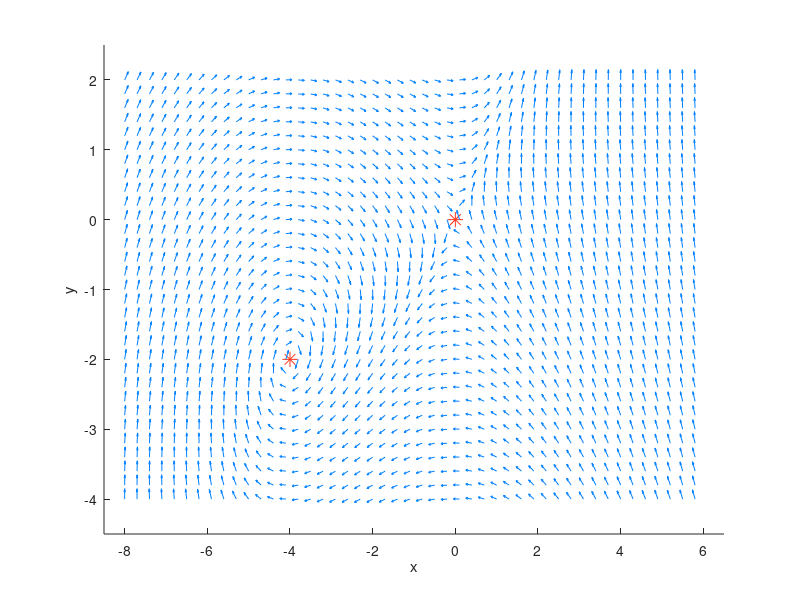

Write the MATLAB code that produced this figure. (Note: this script raises an error after producing the figure.)
function PointMovementInPhasePlane
    % maximum t, t is in [0, 8];
    tmax = 8;
    
    % fixed points are (0, 0) and (-4, -2)
    % D = [-8, 6] x [-4, 2] seems like the perfect rectangle
    % x in [-8, 6]
    xmin = -8;
    xmax = 6;
    % y in [-4, 2]
    ymin = -4;
    ymax = 2;
    
    % x in [xmin, xmax] with step 0.3
    x = xmin:0.3:xmax;
    % y in [ymin, ymax] with step 0.2
    y = ymin:0.2:ymax;
    
    % axis offset for beauty
    offset = 0.5;
    % draw x-axis and y-axis
    axis([xmin - offset xmax + offset ymin - offset ymax + offset]);
    % ensure all plots remain
    hold on;
    % label the x-axis
    xlabel('x');
    % label the y-axis
    ylabel('y');
    
    % plot the fixed point (0, 0) with * (Asterisk) as marker in red
    plot(0, 0, 'Marker', '*', 'MarkerSize', 11, 'Color', [1, 0.2, 0.1]);
    % plot the fixed point (-4, -2) with * (Asterisk) as marker in red
    plot(-4, -2, 'Marker', '*', 'MarkerSize', 11, 'Color', [1, 0.2, 0.1]);
    
    % dx/dt = f1(x, y) = -2x + 4y
    f1 = @(x, y) (-2 * x + 4 * y);
    % dy/dt = f2(x, y) = x^2 + 4x
    f2 = @(x, y) (x.^2 + 4 * x);
    
    % Create 2-D grid coordinates
    % with x-coordinates defined by the vector x
    % and y-coordinates defined by the vector y.
    [X, Y] = meshgrid(x, y);
    % calcualte the velocity vectors x ends (or dx/dt for each X)
    P = f1(X, Y);
    % calcualte the velocity vectors y ends (or dy/dt for each Y)
    Q = f2(X, Y);
    % calculate each velocity vector length (threat them as radius vectors)
    Length = sqrt(P.^2 + Q.^2);
    % plot each normalizate velocity vector using quiver and scale them 
    quiver(X, Y, P ./ Length, Q ./ Length, 0.42, 'Color', [0, 0.5, 1]);
    
    % clear varaibles that are no longer needed (only array ones)
    clear x;
    clear y;
    clear X;
    clear Y;
    clear P;
    clear Q;
    clear Length;
    
    % get initial conditions via mouse click
    [x0, y0] = ginput(1);
    % solve the given system of ODEs wich is time independent (Autonomous
    % system) wich turns out to be stiff so ode15s solver was choosen
    % dsolve dose not even solve the system ...
    % solving for t in [0, tmax] with initial conditions
    % x(0) = x0 and y(0) = y0
    [T, S] = ode15s(@(t, s) [f1(s(1), s(2)); f2(s(1), s(2))], [0, tmax], [x0; y0]);
    % save the length of solution vectors lengths wich are the same as T
    timeLength = length(T);
    % release memory for T
    clear T;
    
    for k=1:timeLength
        % plot each point of the point movement curve starting at (x0, y0)
        % and ending at (x(tmax), y(tmax)) with (x, y) beeing the solution
        % also style the plot with color and thicker line width
        plot(S(1:k,1), S(1:k,2), 'Color', [1, 0.2, 0.1], 'LineWidth', 1.2);
        % capture the current axes as a movie frame
        getframe;
    end
end